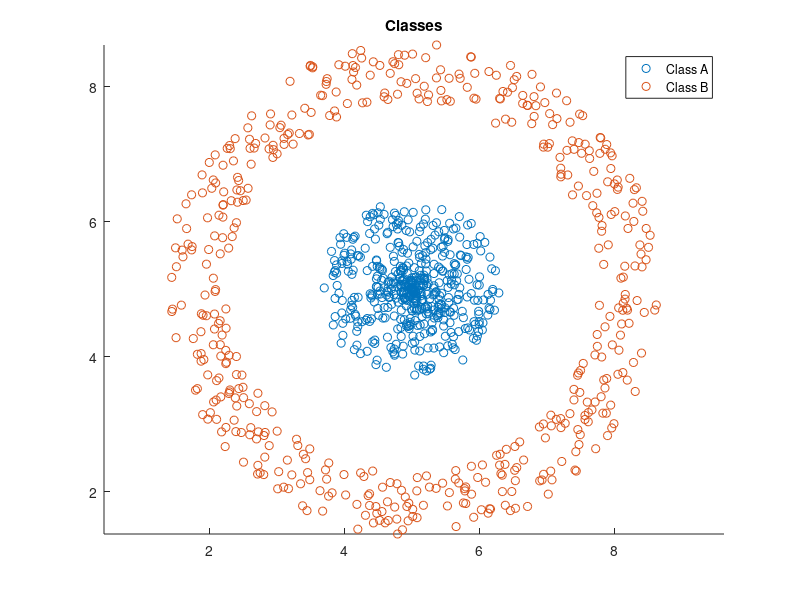
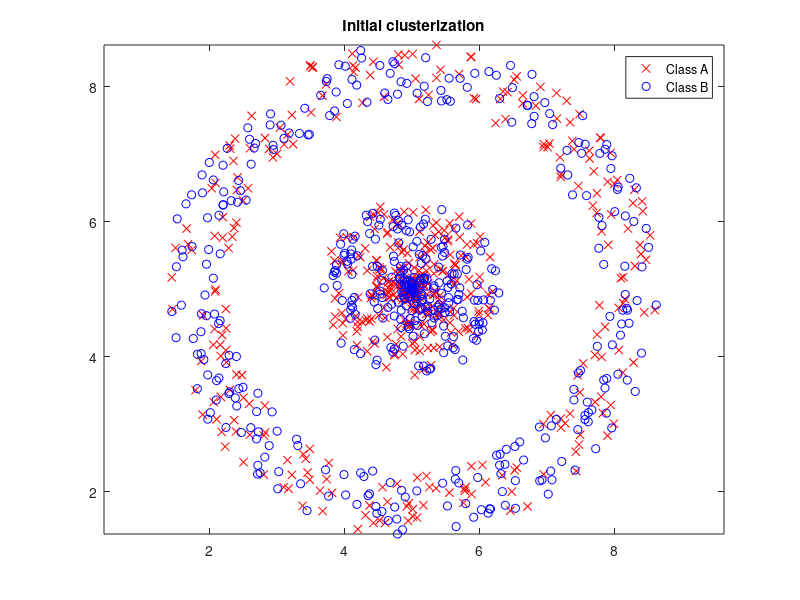
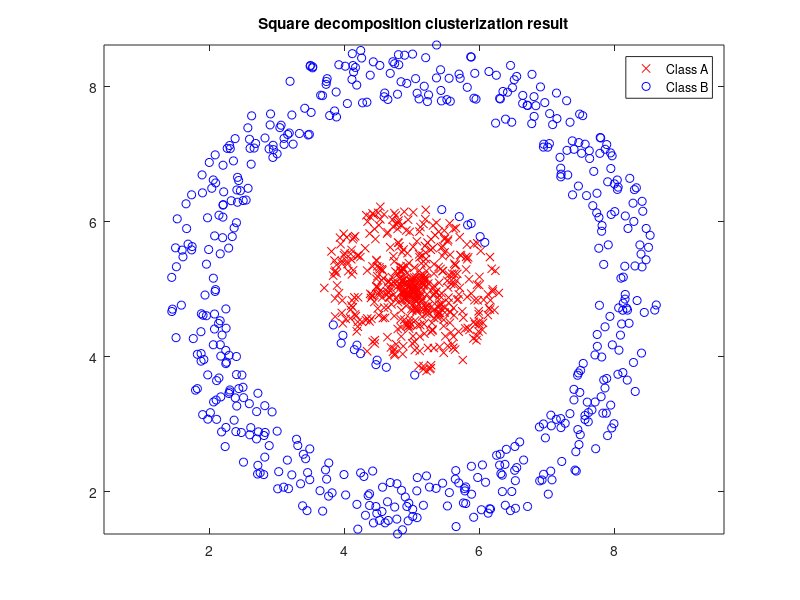

The MATLAB script that drew these images, in order:
clear all, close all, clc
%% Generating classes

N = 500;    % num of samples per class

% Generating class A samples
TetaA = rand(1,N)*2*pi;
MA = [5;5];
RA = 1.32;
Ra = RA*rand(1,N);
A0 = [Ra.*cos(TetaA); Ra.*sin(TetaA)] + MA*ones(1,N);

% Generating class B samples
TetaB = rand(1,N)*2*pi;
MB = [5;5];
RB = 2.75;
d = 0.9;
Rb = RB + d*rand(1,N);
B0 = [Rb.*cos(TetaB); Rb.*sin(TetaB)] + MB*ones(1,N);

% Class visuelization
figure, hold all
scatter(A0(1,:),A0(2,:),'rx')
scatter(B0(1,:),B0(2,:),'bo')
hold off
axis equal
legend('Class A', 'Class B','Location','NorthEast')
title('Classes')

%% Initial clusterization

Z = [A0 B0];
z = rand(2*N,1);
A = []; B = [];

Mpod = mean(Z,2);
for i=1:2*N
    if z(i)<0.5
         A = [A Z(:,i)];
     else
         B = [B Z(:,i)];
     end
end

% calculating initial clusters centers
MA = mean(A,2);
MB = mean(B,2);

SA = cov(A');
SB = cov(B');

% Initial clusterization visuelization
figure
plot(A(1,:),A(2,:),'rx',B(1,:),B(2,:),'bo')
axis equal
legend('Class A', 'Class B','Location','NorthEast')
title('Initial clusterization')
hold off

%% Square error method

iter_max = 100;
iter = 1;
done = 0;

while (iter<=iter_max) && (done==0)
    A1 = []; B1 = [];
    done = 1;
    
    for i=1:length(A)
        PA = length(A)/(2*N);
        PB = length(B)/(2*N);
        
        % calculating possible change of crit. function J
        % in case of possible reclusterization
        JA = 1/2*(A(:,i)-MA)'*(inv(SA))*(A(:,i)-MA) ...
             + 1/2*log(det(SA)) - 1/2*log(PA);
             
        JB = 1/2*(A(:,i)-MB)'*(inv(SB))*(A(:,i)-MB) ...
             + 1/2*log(det(SB)) - 1/2*log(PB);
         
         Jmin = min([JA, JB]);
         
         if Jmin==JA
             A1 = [A1 A(:,i)];
         else
             B1 = [B1 A(:,i)];
             done = 0;
         end
    end
    for i=1:length(B)
        PA = length(A)/(2*N);
        PB = length(B)/(2*N);
        
        % calculating possible change of crit. function J
        % in case of possible reclusterizatione
        JA = 1/2*(B(:,i)-MA)'*(inv(SA))*(B(:,i)-MA) ...
             + 1/2*log(det(SA)) - 1/2*log(PA);
             
        JB = 1/2*(B(:,i)-MB)'*(inv(SB))*(B(:,i)-MB) ...
             + 1/2*log(det(SB)) - 1/2*log(PB);
         
         Jmin = min([JA, JB]);
         
         if Jmin==JA
             A1 = [A1 B(:,i)];
             done = 0;
         else
             B1 = [B1 B(:,i)];
         end
    end
    
    % preventing index error in case that
    % algorith fails to detect some classes
    if isempty(A1)
        A1 = B1(:,1:2);
        B1 = B1(:,3:end);
    end
    
    if isempty(B1)
        B1 = A1(:,1:2);  
        A1 = A1(:,3:end);
    end
    
    clear A B
    A = A1; B = B1;
    clear A1 B1
    
    MA = mean(A,2); SA = cov(A');
    MB = mean(B,2); SB = cov(B');
    iter = iter + 1;
end

MA = mean(A,2);
MB = mean(B,2);

figure
plot(A(1,:),A(2,:),'rx',B(1,:),B(2,:),'bo')
title('Square decomposition clusterization result')
legend('Class A', 'Class B','Location','NorthEast')
axis equal
hold off